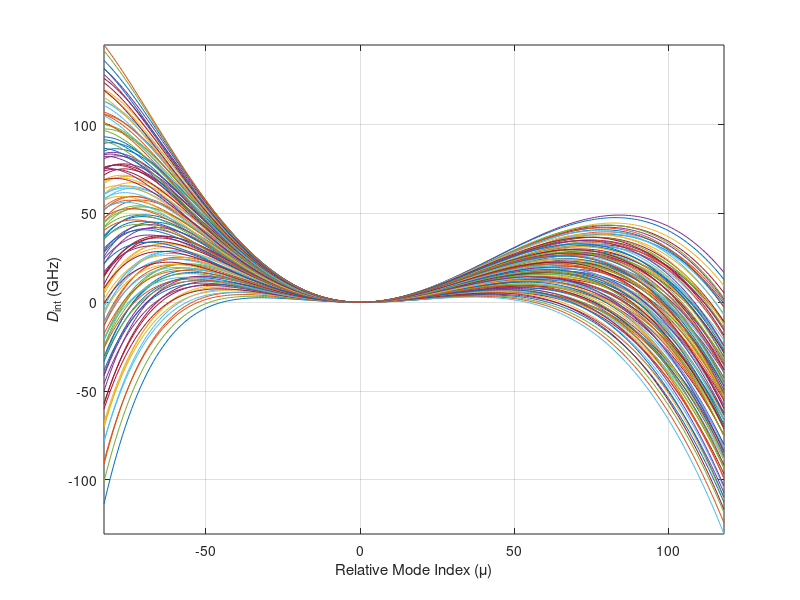

MATLAB code for this plot:
clear;

load('COMSOL_Results.mat'); 

figure(1); clf; 
plot(mu_values, Dints_table/1e9);
xlabel('Relative Mode Index (\mu)');
ylabel('{\it{D}}_{int} (GHz)');
grid on;
axis tight;
